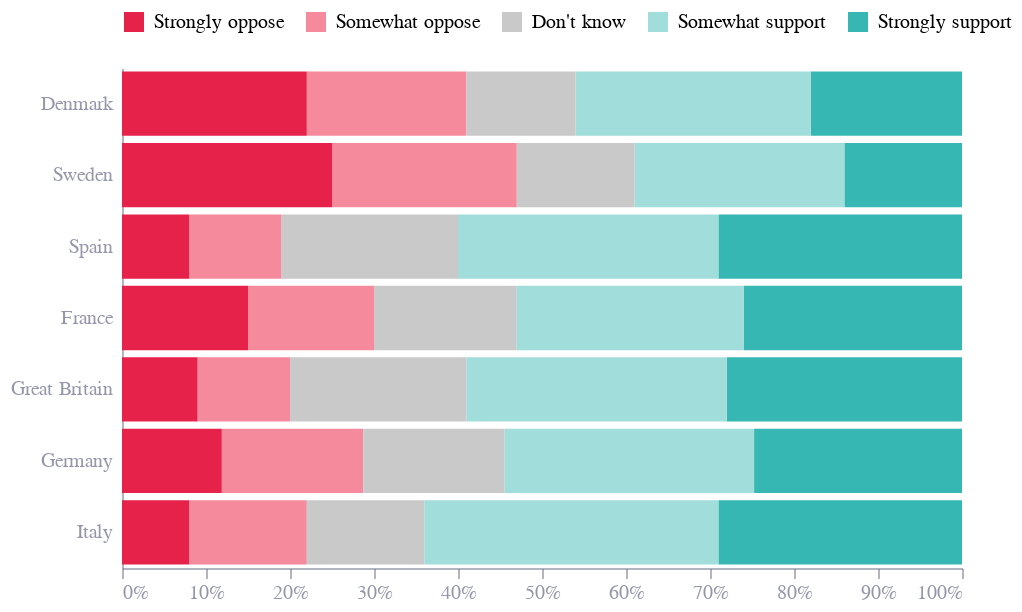

The code cell stored with this chart in its notebook:
### Code cell


### Figure 1 — Vega-Lite specification as saved in the notebook (floating-point values rounded to 4 significant figures)
{"config": {"font": "Circular Std", "mark": {"line": {"interpolate": "monotone"}}, "view": {"stroke": "transparent", "width": 400, "height": 300}, "range": {"category": ["#36B7B4", "#E6224B", "#F4C245", "#0063AF", "#00A767", "#179FDB", "#EB5C2E"], "diverging": ["#E6224B", "#E54753", "#C9C9C9", "#179FDB", "#122B39"], "heatmap": ["#C9C9C9", "#179FDB", "#0063AF", "#122B39"], "ordinal": ["#00A767", "#36B7B4", "#179FDB", "#0063AF", "#243B5A"]}, "axisX": {"domainColor": "#676A86", "domainOpacity": 0.5, "grid": false, "labelAngle": 0, "labelColor": "#676A86", "labelOpacity": 0.7, "orient": "bottom", "tickColor": "#676A86", "tickCount": 10, "tickOpacity": 0.5, "title": false, "titleAlign": "center", "titleAnchor": "middle", "titleColor": "#676A86", "titleFontSize": 12, "titleOpacity": 0.8, "titleY": -15}, "axisY": {"domainColor": "#676A86", "domainOpacity": 0.5, "gridColor": "#676A86", "gridDash": [1, 5], "gridOpacity": 0.5, "labelColor": "#676A86", "labelOpacity": 0.7, "labelPadding": 5, "tickColor": "#676A86", "tickCount": 8, "tickOpacity": 0.5, "ticks": false, "titleAlign": "left", "titleAngle": 0, "titleBaseline": "bottom", "titleColor": "#676A86", "titleFontSize": 12, "titleOpacity": 0.8, "titleX": 0, "titleY": -7}}, "data": {"name": "data-2098cc10b58ba7047579a79f4a80f671"}, "mark": {"type": "bar"}, "encoding": {"color": {"field": "Response", "legend": {"orient": "top", "title": ""}, "scale": {"domain": ["Strongly oppose", "Somewhat oppose", "Don't know", "Somewhat support", "Strongly support"], "range": ["#E6224B", "#F58A9D", "#C9C9C9", "#A0DDDB", "#36B7B4"]}, "type": "nominal"}, "order": {"field": "response_order", "type": "ordinal"}, "x": {"axis": {"format": "%"}, "field": "value", "title": null, "type": "quantitative"}, "y": {"field": "Country", "sort": {"field": "country_order", "order": "descending"}, "title": null, "type": "nominal"}}, "height": 250, "width": 420, "$schema": "https://vega.github.io/schema/vega-lite/v5.8.0.json", "datasets": {"data-2098cc10b58ba7047579a79f4a80f671": [{"Country": "Great Britain", "Response": "Strongly support", "value": 0.28, "response_order": 4, "country_order": 2}, {"Country": "France", "Response": "Strongly support", "value": 0.26, "response_order": 4, "country_order": 3}, {"Country": "Germany", "Response": "Strongly support", "value": 0.2475, "response_order": 4, "country_order": 1}, {"Country": "Denmark", "Response": "Strongly support", "value": 0.18, "response_order": 4, "country_order": 6}, {"Country": "Sweden", "Response": "Strongly support", "value": 0.14, "response_order": 4, "country_order": 5}, {"Country": "Spain", "Response": "Strongly support", "value": 0.29, "response_order": 4, "country_order": 4}, {"Country": "Italy", "Response": "Strongly support", "value": 0.29, "response_order": 4, "country_order": 0}, {"Country": "Great Britain", "Response": "Somewhat support", "value": 0.31, "response_order": 3, "country_order": 2}, {"Country": "France", "Response": "Somewhat support", "value": 0.27, "response_order": 3, "country_order": 3}, {"Country": "Germany", "Response": "Somewhat support", "value": 0.297, "response_order": 3, "country_order": 1}, {"Country": "Denmark", "Response": "Somewhat support", "value": 0.28, "response_order": 3, "country_order": 6}, {"Country": "Sweden", "Response": "Somewhat support", "value": 0.25, "response_order": 3, "country_order": 5}, {"Country": "Spain", "Response": "Somewhat support", "value": 0.31, "response_order": 3, "country_order": 4}, {"Country": "Italy", "Response": "Somewhat support", "value": 0.35, "response_order": 3, "country_order": 0}, {"Country": "Great Britain", "Response": "Somewhat oppose", "value": 0.11, "response_order": 1, "country_order": 2}, {"Country": "France", "Response": "Somewhat oppose", "value": 0.15, "response_order": 1, "country_order": 3}, {"Country": "Germany", "Response": "Somewhat oppose", "value": 0.1683, "response_order": 1, "country_order": 1}, {"Country": "Denmark", "Response": "Somewhat oppose", "value": 0.19, "response_order": 1, "country_order": 6}, {"Country": "Sweden", "Response": "Somewhat oppose", "value": 0.22, "response_order": 1, "country_order": 5}, {"Country": "Spain", "Response": "Somewhat oppose", "value": 0.11, "response_order": 1, "country_order": 4}, {"Country": "Italy", "Response": "Somewhat oppose", "value": 0.14, "response_order": 1, "country_order": 0}, {"Country": "Great Britain", "Response": "Strongly oppose", "value": 0.09, "response_order": 0, "country_order": 2}, {"Country": "France", "Response": "Strongly oppose", "value": 0.15, "response_order": 0, "country_order": 3}, {"Country": "Germany", "Response": "Strongly oppose", "value": 0.1188, "response_order": 0, "country_order": 1}, {"Country": "Denmark", "Response": "Strongly oppose", "value": 0.22, "response_order": 0, "country_order": 6}, {"Country": "Sweden", "Response": "Strongly oppose", "value": 0.25, "response_order": 0, "country_order": 5}, {"Country": "Spain", "Response": "Strongly oppose", "value": 0.08, "response_order": 0, "country_order": 4}, {"Country": "Italy", "Response": "Strongly oppose", "value": 0.08, "response_order": 0, "country_order": 0}, {"Country": "Great Britain", "Response": "Don't know", "value": 0.21, "response_order": 2, "country_order": 2}, {"Country": "France", "Response": "Don't know", "value": 0.17, "response_order": 2, "country_order": 3}, {"Country": "Germany", "Response": "Don't know", "value": 0.1683, "response_order": 2, "country_order": 1}, {"Country": "Denmark", "Response": "Don't know", "value": 0.13, "response_order": 2, "country_order": 6}, {"Country": "Sweden", "Response": "Don't know", "value": 0.14, "response_order": 2, "country_order": 5}, {"Country": "Spain", "Response": "Don't know", "value": 0.21, "response_order": 2, "country_order": 4}, {"Country": "Italy", "Response": "Don't know", "value": 0.14, "response_order": 2, "country_order": 0}]}}
